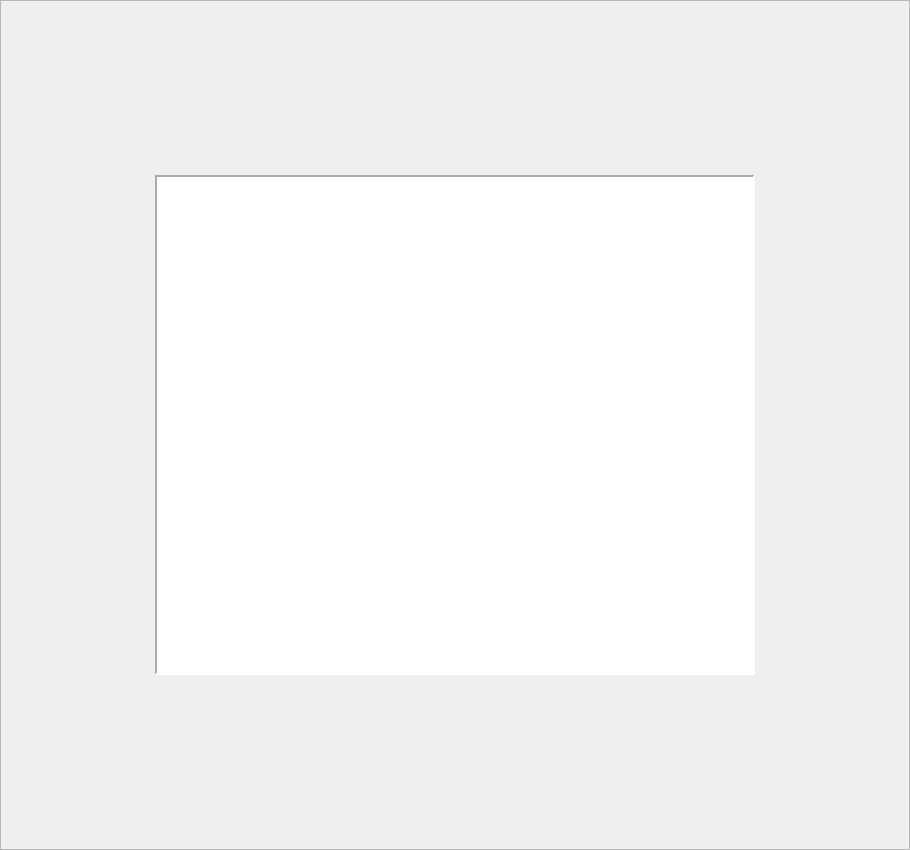
<?xml version="1.0" encoding="UTF-8"?>
<ui version="4.0">
 <class>InitWindow</class>
 <widget class="QFrame" name="InitWindow">
  <property name="geometry">
   <rect>
    <x>0</x>
    <y>0</y>
    <width>910</width>
    <height>850</height>
   </rect>
  </property>
  <property name="windowTitle">
   <string>Frame</string>
  </property>
  <property name="frameShape">
   <enum>QFrame::StyledPanel</enum>
  </property>
  <property name="frameShadow">
   <enum>QFrame::Raised</enum>
  </property>
  <layout class="QGridLayout" name="gridLayout">
   <item row="0" column="0">
    <widget class="QLabel" name="initLabel">
     <property name="sizePolicy">
      <sizepolicy hsizetype="Fixed" vsizetype="Fixed">
       <horstretch>0</horstretch>
       <verstretch>0</verstretch>
      </sizepolicy>
     </property>
     <property name="minimumSize">
      <size>
       <width>600</width>
       <height>500</height>
      </size>
     </property>
     <property name="maximumSize">
      <size>
       <width>600</width>
       <height>500</height>
      </size>
     </property>
     <property name="font">
      <font>
       <weight>75</weight>
       <bold>true</bold>
      </font>
     </property>
     <property name="autoFillBackground">
      <bool>false</bool>
     </property>
     <property name="styleSheet">
      <string notr="true">background-color: rgb(255, 255, 255);</string>
     </property>
     <property name="frameShape">
      <enum>QFrame::Panel</enum>
     </property>
     <property name="frameShadow">
      <enum>QFrame::Sunken</enum>
     </property>
     <property name="lineWidth">
      <number>2</number>
     </property>
     <property name="text">
      <string/>
     </property>
     <property name="alignment">
      <set>Qt::AlignLeading|Qt::AlignLeft|Qt::AlignTop</set>
     </property>
     <property name="wordWrap">
      <bool>true</bool>
     </property>
     <property name="margin">
      <number>0</number>
     </property>
    </widget>
   </item>
  </layout>
 </widget>
 <resources/>
 <connections/>
</ui>
